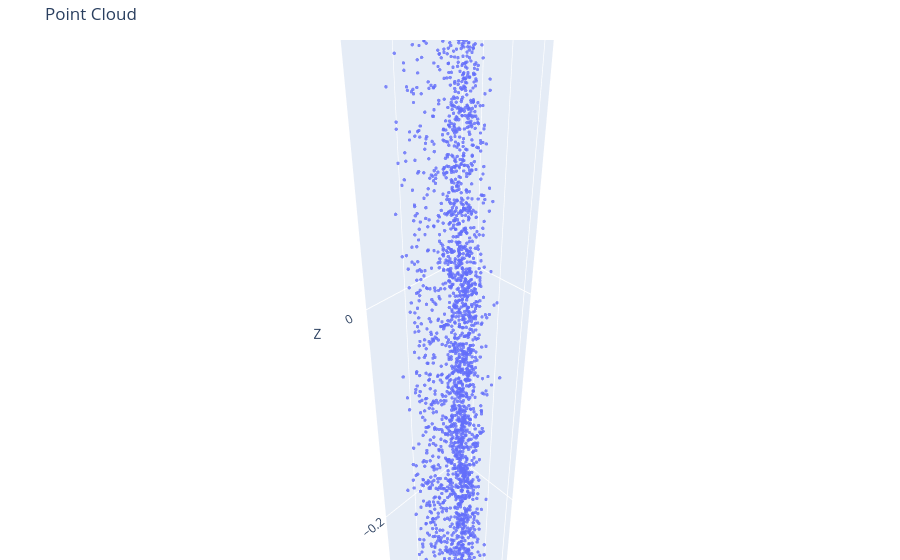

Notebook cell for this chart:
### Code cell
import numpy as np
import plotly.graph_objects as go

# Pfad zur NPY-Datei
npy_file = "/home/tepper/generative-point-cloud-completion/Point_Diffusion_Refinement/pointnet2/results/pdr_evaluation/samples/sample_0002_label0/rfnet.npy"

# Punktwolke laden
points = np.load(npy_file)

print("Shape:", points.shape)

# Falls Shape (1, N, 3)
if len(points.shape) == 3 and points.shape[0] == 1:
    points = points[0]

# Prüfung
if points.shape[1] != 3:
    raise ValueError(
        f"Erwartet Shape (N,3), erhalten: {points.shape}"
    )

# Plot
fig = go.Figure(
    data=[
        go.Scatter3d(
            x=points[:, 0],
            y=points[:, 1],
            z=points[:, 2],
            mode="markers",
            marker=dict(
                size=2,
                opacity=0.8
            )
        )
    ]
)

fig.update_layout(
    title="Point Cloud",
    scene=dict(
        xaxis_title="X",
        yaxis_title="Y",
        zaxis_title="Z",
        aspectmode="data"
    ),
    margin=dict(l=0, r=0, b=0, t=40)
)

fig.show()

### Figure 1 — Plotly figure (JSON) as saved in the notebook; plotly's stock layout.template omitted (floating-point values rounded to 4 significant figures; data arrays with more than 128 entries replaced by an {"elided": "..."} marker saying what was removed)
{"data": [{"marker": {"opacity": 0.8, "size": 2}, "mode": "markers", "x": {"elided": "5000 float values"}, "y": {"elided": "5000 float values"}, "z": {"elided": "5000 float values"}, "type": "scatter3d"}], "layout": {"scene": {"xaxis": {"title": {"text": "X"}}, "yaxis": {"title": {"text": "Y"}}, "zaxis": {"title": {"text": "Z"}}, "aspectmode": "data"}, "margin": {"l": 0, "r": 0, "b": 0, "t": 40}, "title": {"text": "Point Cloud"}}}
